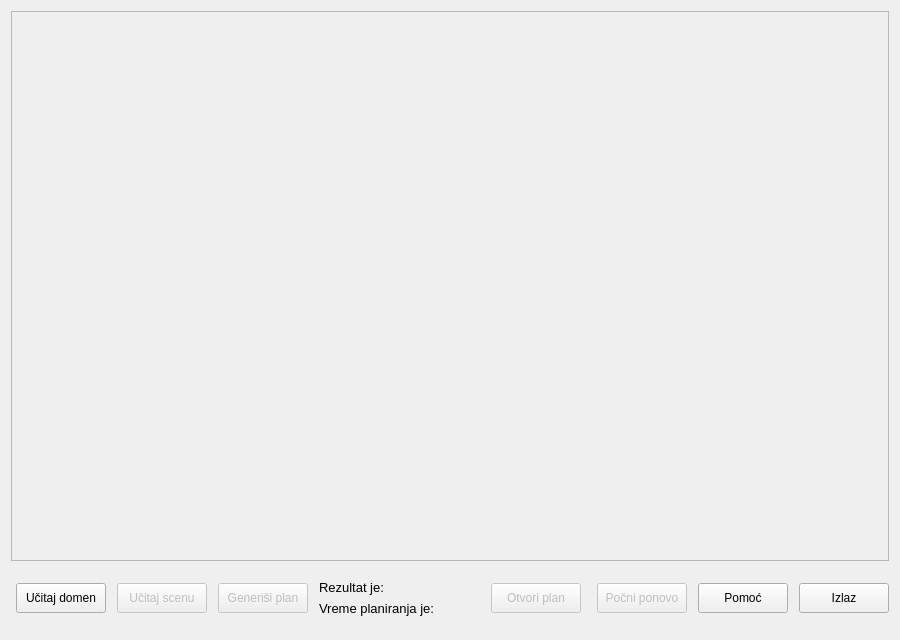
<?xml version="1.0" encoding="UTF-8"?>
<ui version="4.0">
 <class>Widget</class>
 <widget class="QWidget" name="Widget">
  <property name="geometry">
   <rect>
    <x>0</x>
    <y>0</y>
    <width>900</width>
    <height>640</height>
   </rect>
  </property>
  <property name="minimumSize">
   <size>
    <width>900</width>
    <height>640</height>
   </size>
  </property>
  <property name="maximumSize">
   <size>
    <width>900</width>
    <height>640</height>
   </size>
  </property>
  <property name="windowTitle">
   <string>Widget</string>
  </property>
  <layout class="QVBoxLayout" name="verticalLayout_5">
   <item>
    <widget class="Oblast_za_crtanje" name="graphicsView">
     <property name="enabled">
      <bool>false</bool>
     </property>
     <property name="minimumSize">
      <size>
       <width>0</width>
       <height>550</height>
      </size>
     </property>
     <property name="verticalScrollBarPolicy">
      <enum>Qt::ScrollBarAlwaysOff</enum>
     </property>
     <property name="horizontalScrollBarPolicy">
      <enum>Qt::ScrollBarAlwaysOff</enum>
     </property>
    </widget>
   </item>
   <item>
    <layout class="QHBoxLayout" name="horizontalLayout">
     <item>
      <spacer name="horizontalSpacer">
       <property name="orientation">
        <enum>Qt::Horizontal</enum>
       </property>
       <property name="sizeHint" stdset="0">
        <size>
         <width>40</width>
         <height>20</height>
        </size>
       </property>
      </spacer>
     </item>
     <item>
      <widget class="QPushButton" name="btn_ucitaj_domen">
       <property name="minimumSize">
        <size>
         <width>90</width>
         <height>30</height>
        </size>
       </property>
       <property name="maximumSize">
        <size>
         <width>90</width>
         <height>30</height>
        </size>
       </property>
       <property name="text">
        <string>Učitaj domen</string>
       </property>
      </widget>
     </item>
     <item>
      <spacer name="horizontalSpacer_2">
       <property name="orientation">
        <enum>Qt::Horizontal</enum>
       </property>
       <property name="sizeHint" stdset="0">
        <size>
         <width>40</width>
         <height>20</height>
        </size>
       </property>
      </spacer>
     </item>
     <item>
      <widget class="QPushButton" name="btn_ucitaj_scenu">
       <property name="enabled">
        <bool>false</bool>
       </property>
       <property name="minimumSize">
        <size>
         <width>90</width>
         <height>30</height>
        </size>
       </property>
       <property name="maximumSize">
        <size>
         <width>90</width>
         <height>30</height>
        </size>
       </property>
       <property name="text">
        <string>Učitaj scenu</string>
       </property>
      </widget>
     </item>
     <item>
      <spacer name="horizontalSpacer_3">
       <property name="orientation">
        <enum>Qt::Horizontal</enum>
       </property>
       <property name="sizeHint" stdset="0">
        <size>
         <width>40</width>
         <height>20</height>
        </size>
       </property>
      </spacer>
     </item>
     <item>
      <widget class="QPushButton" name="btn_generisi_plan">
       <property name="enabled">
        <bool>false</bool>
       </property>
       <property name="minimumSize">
        <size>
         <width>90</width>
         <height>30</height>
        </size>
       </property>
       <property name="maximumSize">
        <size>
         <width>90</width>
         <height>30</height>
        </size>
       </property>
       <property name="text">
        <string>Generiši plan</string>
       </property>
      </widget>
     </item>
     <item>
      <spacer name="horizontalSpacer_4">
       <property name="orientation">
        <enum>Qt::Horizontal</enum>
       </property>
       <property name="sizeHint" stdset="0">
        <size>
         <width>40</width>
         <height>20</height>
        </size>
       </property>
      </spacer>
     </item>
     <item>
      <layout class="QVBoxLayout" name="verticalLayout_4">
       <item>
        <spacer name="verticalSpacer">
         <property name="orientation">
          <enum>Qt::Vertical</enum>
         </property>
         <property name="sizeHint" stdset="0">
          <size>
           <width>20</width>
           <height>40</height>
          </size>
         </property>
        </spacer>
       </item>
       <item>
        <widget class="QLabel" name="lbl_rezultat">
         <property name="minimumSize">
          <size>
           <width>160</width>
           <height>0</height>
          </size>
         </property>
         <property name="maximumSize">
          <size>
           <width>160</width>
           <height>16777215</height>
          </size>
         </property>
         <property name="font">
          <font>
           <pointsize>10</pointsize>
          </font>
         </property>
         <property name="text">
          <string>Rezultat je:</string>
         </property>
        </widget>
       </item>
       <item>
        <widget class="QLabel" name="lbl_vreme_izvrsavanja">
         <property name="minimumSize">
          <size>
           <width>160</width>
           <height>0</height>
          </size>
         </property>
         <property name="maximumSize">
          <size>
           <width>160</width>
           <height>16777215</height>
          </size>
         </property>
         <property name="font">
          <font>
           <pointsize>10</pointsize>
          </font>
         </property>
         <property name="text">
          <string>Vreme planiranja je:</string>
         </property>
        </widget>
       </item>
       <item>
        <spacer name="verticalSpacer_2">
         <property name="orientation">
          <enum>Qt::Vertical</enum>
         </property>
         <property name="sizeHint" stdset="0">
          <size>
           <width>20</width>
           <height>40</height>
          </size>
         </property>
        </spacer>
       </item>
      </layout>
     </item>
     <item>
      <spacer name="horizontalSpacer_5">
       <property name="orientation">
        <enum>Qt::Horizontal</enum>
       </property>
       <property name="sizeHint" stdset="0">
        <size>
         <width>40</width>
         <height>20</height>
        </size>
       </property>
      </spacer>
     </item>
     <item>
      <widget class="QPushButton" name="btn_otvori_fajl">
       <property name="enabled">
        <bool>false</bool>
       </property>
       <property name="minimumSize">
        <size>
         <width>90</width>
         <height>30</height>
        </size>
       </property>
       <property name="maximumSize">
        <size>
         <width>90</width>
         <height>30</height>
        </size>
       </property>
       <property name="text">
        <string>Otvori plan</string>
       </property>
      </widget>
     </item>
     <item>
      <spacer name="horizontalSpacer_6">
       <property name="orientation">
        <enum>Qt::Horizontal</enum>
       </property>
       <property name="sizeHint" stdset="0">
        <size>
         <width>40</width>
         <height>20</height>
        </size>
       </property>
      </spacer>
     </item>
     <item>
      <spacer name="horizontalSpacer_7">
       <property name="orientation">
        <enum>Qt::Horizontal</enum>
       </property>
       <property name="sizeHint" stdset="0">
        <size>
         <width>40</width>
         <height>20</height>
        </size>
       </property>
      </spacer>
     </item>
     <item>
      <widget class="QPushButton" name="btn_pocni_ponovo">
       <property name="enabled">
        <bool>false</bool>
       </property>
       <property name="minimumSize">
        <size>
         <width>90</width>
         <height>30</height>
        </size>
       </property>
       <property name="maximumSize">
        <size>
         <width>90</width>
         <height>30</height>
        </size>
       </property>
       <property name="text">
        <string>Počni ponovo</string>
       </property>
      </widget>
     </item>
     <item>
      <spacer name="horizontalSpacer_8">
       <property name="orientation">
        <enum>Qt::Horizontal</enum>
       </property>
       <property name="sizeHint" stdset="0">
        <size>
         <width>40</width>
         <height>20</height>
        </size>
       </property>
      </spacer>
     </item>
     <item>
      <widget class="QPushButton" name="btn_pomoc">
       <property name="minimumSize">
        <size>
         <width>90</width>
         <height>30</height>
        </size>
       </property>
       <property name="maximumSize">
        <size>
         <width>90</width>
         <height>30</height>
        </size>
       </property>
       <property name="text">
        <string>Pomoć</string>
       </property>
      </widget>
     </item>
     <item>
      <spacer name="horizontalSpacer_9">
       <property name="orientation">
        <enum>Qt::Horizontal</enum>
       </property>
       <property name="sizeHint" stdset="0">
        <size>
         <width>40</width>
         <height>20</height>
        </size>
       </property>
      </spacer>
     </item>
     <item>
      <widget class="QPushButton" name="btn_izlaz">
       <property name="minimumSize">
        <size>
         <width>90</width>
         <height>30</height>
        </size>
       </property>
       <property name="maximumSize">
        <size>
         <width>90</width>
         <height>30</height>
        </size>
       </property>
       <property name="text">
        <string>Izlaz</string>
       </property>
      </widget>
     </item>
    </layout>
   </item>
  </layout>
 </widget>
 <layoutdefault spacing="6" margin="11"/>
 <customwidgets>
  <customwidget>
   <class>Oblast_za_crtanje</class>
   <extends>QGraphicsView</extends>
   <header>oblast_za_crtanje.h</header>
  </customwidget>
 </customwidgets>
 <resources/>
 <connections>
  <connection>
   <sender>btn_izlaz</sender>
   <signal>clicked()</signal>
   <receiver>Widget</receiver>
   <slot>close()</slot>
   <hints>
    <hint type="sourcelabel">
     <x>849</x>
     <y>597</y>
    </hint>
    <hint type="destinationlabel">
     <x>449</x>
     <y>319</y>
    </hint>
   </hints>
  </connection>
 </connections>
</ui>
